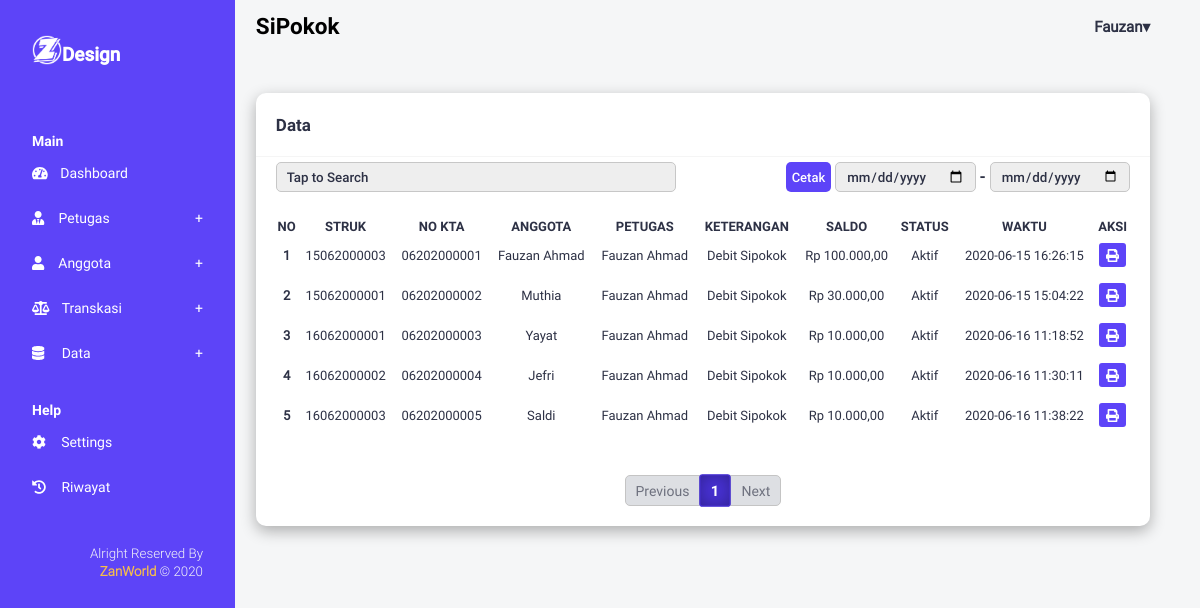
Screenshot of /pages/data/simpanan_pokok.php (signed in) with the database file from the repository.
### tables this page shows
CREATE TABLE `petugas` (
  `idpetugas` int(11) NOT NULL,
  `noktp` char(16) NOT NULL,
  `nama` varchar(50) NOT NULL,
  `jenkel` enum('laki-laki','perempuan') DEFAULT NULL,
  `alamat` text DEFAULT NULL,
  `jabatan` enum('pembina','ketua','sekretaris','bendahara','pengawas','pengelola') DEFAULT NULL,
  `tgllahir` date DEFAULT NULL,
  `status` enum('aktif','nonaktif') DEFAULT NULL,
  `waktudaftar` datetime DEFAULT NULL
);

CREATE TABLE `anggota` (
  `nokta` char(15) NOT NULL,
  `nama` varchar(55) NOT NULL,
  `jenkel` enum('laki-laki','perempuan') DEFAULT NULL,
  `alamat` text DEFAULT NULL,
  `notelepon` char(13) NOT NULL,
  `pekerjaan` varchar(30) DEFAULT NULL,
  `status` enum('aktif','nonaktif') DEFAULT NULL,
  `waktudaftar` datetime DEFAULT NULL
);

### pages/data/simpanan_pokok.php (the view, shortened to what the rows shown need)
<?php
require_once "../../assets/library/function.php";
require_once "../../assets/library/function_control.php";
$library = new Library();
$control = new Control();
$idpetugas = $_SESSION['key'];
$queryUsername = $library->conn->query("SELECT*FROM petugas WHERE idpetugas='$idpetugas'");
$rowQueryUsername = $queryUsername->fetch(PDO::FETCH_ASSOC);
$username = $rowQueryUsername['nama'];
$nickName = explode(" ",$username);
$halaman = 10;
$page = isset($_GET['data']) ? (int)$_GET['data']:1;
$mulai = ($page > 1) ? ($page * $halaman) - $halaman : 0;
$querySiwapo = "SELECT*FROM `view-siwapo` WHERE keterangan LIKE '%sipokok%'";
if(isset($_GET['search']) && !empty($_GET['search'])){
    $querySiwapo .= " AND nokta='".$_GET['search']."'";
}else{
    $querySiwapo = "SELECT sum(subtotal) AS saldo,`view-siwapo`.* FROM `view-siwapo` WHERE keterangan LIKE '%sipokok%' GROUP BY nokta";
}
$query = $library->conn->query("$querySiwapo LIMIT $mulai,$halaman");
?>
<!DOCTYPE html>
<html lang="en">
<head>
    <link rel="stylesheet" href="../../assets/css/layout.css">
    <link rel="stylesheet" href="../../assets/css/formStyle.css">
    <link rel="stylesheet" href="../../assets/css/all.min.css">
</head>
<body>
    <div class="wrap-all">
        <div class="sidebar">
        <nav class="navbar">
                <div class="navbar-content head">
                    <div class="title">
                        <h2>Design</h2>
                    </div>
                </div>
            </nav>
        </div>
        <section class="content">
            <header class="content-header">
                <div class="content-title">
                    <h2>SiPokok</h3>
                </div>
                <div class="user-dropdown">
                    <a href="#" class="dropdown-toggle">
                        <h4 class="user-name"><?=$nickName[0]?></h4>
                    </a>
                </div>
            </header>
            <div class="content-body">
                <div class="container">
                    <div class="data-view">
                        <div class="table">
                            <div class="table-head">
                                <h1>Data</h1>
                            </div>
                            <div class="table-body" style="overflow: auto;">
                            <?php if(isset($_GET['search']) && !empty($_GET['search'])){ ?>
                                <table class="tb_primary">
                                    <thead>
                                        <tr>
                                            <th>NO</th>
                                            <th>STRUK</th>
                                            <th>NO KTA</th>
                                            <th>PETUGAS</th>
                                            <th>KETERANGAN</th>
                                            <th>SUBTOTAL</th>
                                            <th>TOTAL</th>
                                            <th>STATUS</th>
                                            <th>WAKTU</th>
                                        </tr>
                                    </thead>
                                    <tbody>
                                        <?php
                                            $no = $mulai+1;
                                            while($row = $query->fetch(PDO::FETCH_ASSOC)):
                                        ?>
                                        <tr>
                                            <th><?=$no++?></th>
                                            <td><?=$row['notransaksi']?></td>
                                            <td><?=$row['nokta']?></td>
                                            <td><?=$row['namapetugas']?></td>
                                            <td><?=$row['keterangan']?></td>
                                            <td><?=$control->rupiah($row['subtotal'])?></td>
                                            <td><?=$control->rupiah($row['total'])?></td>
                                            <td>
                                                <?php
                                                if($row['status'] === 'aktif'){
                                                    echo "Aktif";
                                                }else{
                                                    echo "Non Aktif";
                                                }
                                                ?>
                                            </td>
                                            <td><?=$row['waktudaftar']?></td>
                                        </tr>
                                        <?php
                                            endwhile;
                                        ?>
                                    </tbody>
                                </table>
                            <?php }else{ ?>
                                <table class="tb_primary">
                                    <thead>
                                        <tr>
                                            <th>NO</th>
                                            <th>STRUK</th>
                                            <th>NO KTA</th>
                                            <th>ANGGOTA</th>
                                            <th>PETUGAS</th>
                                            <th>KETERANGAN</th>
                                            <th>SALDO</th>
                                            <th>STATUS</th>
                                            <th>WAKTU</th>
                                            <th>AKSI</th>
                                        </tr>
                                    </thead>
                                    <tbody>
                                        <?php
                                            $no = $mulai+1;
                                            while($row = $query->fetch(PDO::FETCH_ASSOC)):
                                        ?>
                                        <tr>
                                            <th><?=$no++?></th>
                                            <td><?=$row['notransaksi']?></td>
                                            <td><?=$row['nokta']?></td>
                                            <td><?=$row['nama']?></td>
                                            <td><?=$row['namapetugas']?></td>
                                            <td><?=$row['keterangan']?></td>
                                            <td><?=$control->rupiah($row['saldo'])?></td>
                                            <td>
                                                <?php
                                                if($row['status'] === 'aktif'){
                                                    echo "Aktif";
                                                }else{
                                                    echo "Non Aktif";
                                                }
                                                ?>
                                            </td>
                                            <td><?=$row['waktudaftar']?></td>
                                            <td style="display: flex; justify-content:center;">
                                                <a class="icon icon-cetak" target="_blank" href="../cetak/cetak_laporan.php?nokta=<?=$row['nokta']?>&key=sipokok" title="Cetak data">
                                                    <i class="fas fa-print"></i>
                                                </a>
                                            </td>
                                        </tr>
                                        <?php
                                            endwhile;
                                        ?>
                                    </tbody>
                                </table>
                            <?php } ?>
                            </div>
                        </div>
                    </div>
                </div>
            </div>
        </section>
    </div>
</body>
</html>

### rows the page displays
petugas: nama "Fauzan"
anggota: notransaksi "15062000003", nokta "06202000001", nama "Fauzan Ahmad", namapetugas "Fauzan Ahmad", keterangan "Debit Sipokok", rupiah "Rp 100.000,00", status "Aktif", waktudaftar "2020-06-15 16:26:15"
anggota: notransaksi "15062000001", nokta "06202000002", nama "Muthia", namapetugas "Fauzan Ahmad", keterangan "Debit Sipokok", rupiah "Rp 30.000,00", status "Aktif", waktudaftar "2020-06-15 15:04:22"
anggota: notransaksi "16062000001", nokta "06202000003", nama "Yayat", namapetugas "Fauzan Ahmad", keterangan "Debit Sipokok", rupiah "Rp 10.000,00", status "Aktif", waktudaftar "2020-06-16 11:18:52"
anggota: notransaksi "16062000002", nokta "06202000004", nama "Jefri", namapetugas "Fauzan Ahmad", keterangan "Debit Sipokok", rupiah "Rp 10.000,00", status "Aktif", waktudaftar "2020-06-16 11:30:11"
anggota: notransaksi "16062000003", nokta "06202000005", nama "Saldi", namapetugas "Fauzan Ahmad", keterangan "Debit Sipokok", rupiah "Rp 10.000,00", status "Aktif", waktudaftar "2020-06-16 11:38:22"
